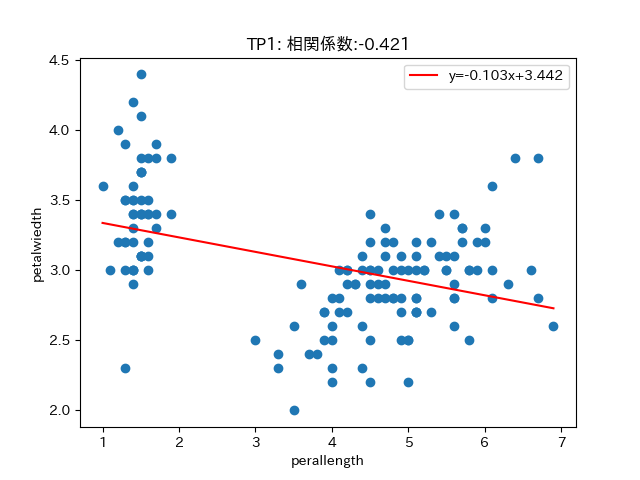

Python code for this plot:
import matplotlib.pyplot as plt
import japanize_matplotlib
import numpy as np
from mydblib2 import my_select as select

print("T120015 小問3")

sql = f"""
    SELECT *
    FROM iris
    ;
    """


iris = select('wptest', sql)
pl = iris["petallength"]
pw = iris["petalwidth"]
r = np.corrcoef(pl, pw)[0, 1]
print(f"相関係数:{r}")
# 回帰直線の計算
p, q = np.polyfit(pl, pw, 1)
# 回帰直線のための座標計算
x = np.linspace(np.min(pl), np.max(pl))
y = p * x + q


# 散布図
plt.scatter(pl, pw)
# 回帰直線
plt.plot(x, y, label="y={:.3f}x+{:.3f}".format(p, q), color="red")
# ラベル
plt.title(f"TP1: 相関係数:{r:.3f}")
plt.xlabel("perallength")
plt.ylabel("petalwiedth")
plt.legend()
plt.savefig(f"./TS1-T120015.png")
plt.close()
